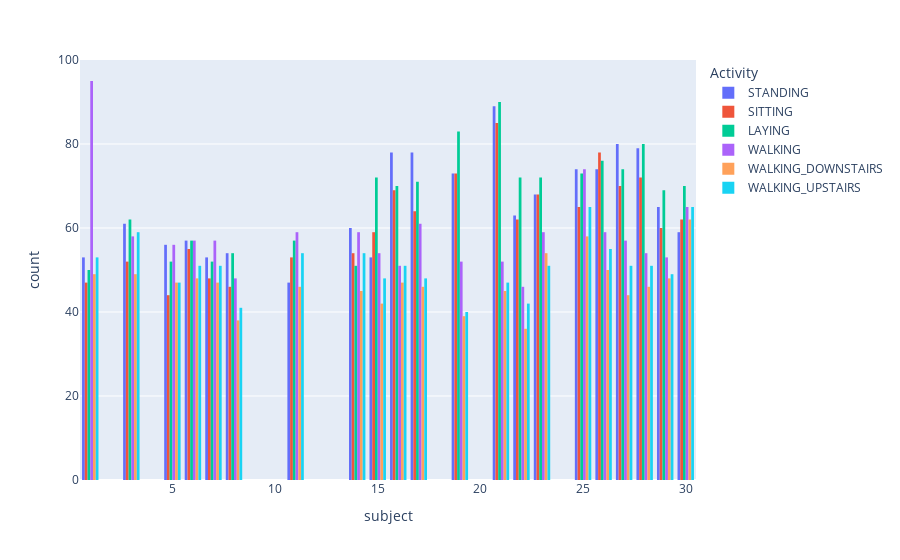

The code cell stored with this chart in its notebook:
### Code cell
#Count Activity for each subject
px.histogram(data_frame=train, x="subject", color="Activity",barmode='group')

### Figure 1 — Plotly figure (JSON) as saved in the notebook; plotly's stock layout.template omitted (floating-point values rounded to 4 significant figures; data arrays with more than 128 entries replaced by an {"elided": "..."} marker saying what was removed)
{"data": [{"alignmentgroup": "True", "bingroup": "x", "hovertemplate": "Activity=STANDING<br>subject=%{x}<br>count=%{y}<extra></extra>", "legendgroup": "STANDING", "marker": {"color": "#636efa", "pattern": {"shape": ""}}, "name": "STANDING", "offsetgroup": "STANDING", "orientation": "v", "showlegend": true, "type": "histogram", "x": {"elided": "1374 int values"}, "xaxis": "x", "yaxis": "y"}, {"alignmentgroup": "True", "bingroup": "x", "hovertemplate": "Activity=SITTING<br>subject=%{x}<br>count=%{y}<extra></extra>", "legendgroup": "SITTING", "marker": {"color": "#EF553B", "pattern": {"shape": ""}}, "name": "SITTING", "offsetgroup": "SITTING", "orientation": "v", "showlegend": true, "type": "histogram", "x": {"elided": "1286 int values"}, "xaxis": "x", "yaxis": "y"}, {"alignmentgroup": "True", "bingroup": "x", "hovertemplate": "Activity=LAYING<br>subject=%{x}<br>count=%{y}<extra></extra>", "legendgroup": "LAYING", "marker": {"color": "#00cc96", "pattern": {"shape": ""}}, "name": "LAYING", "offsetgroup": "LAYING", "orientation": "v", "showlegend": true, "type": "histogram", "x": {"elided": "1407 int values"}, "xaxis": "x", "yaxis": "y"}, {"alignmentgroup": "True", "bingroup": "x", "hovertemplate": "Activity=WALKING<br>subject=%{x}<br>count=%{y}<extra></extra>", "legendgroup": "WALKING", "marker": {"color": "#ab63fa", "pattern": {"shape": ""}}, "name": "WALKING", "offsetgroup": "WALKING", "orientation": "v", "showlegend": true, "type": "histogram", "x": {"elided": "1226 int values"}, "xaxis": "x", "yaxis": "y"}, {"alignmentgroup": "True", "bingroup": "x", "hovertemplate": "Activity=WALKING_DOWNSTAIRS<br>subject=%{x}<br>count=%{y}<extra></extra>", "legendgroup": "WALKING_DOWNSTAIRS", "marker": {"color": "#FFA15A", "pattern": {"shape": ""}}, "name": "WALKING_DOWNSTAIRS", "offsetgroup": "WALKING_DOWNSTAIRS", "orientation": "v", "showlegend": true, "type": "histogram", "x": {"elided": "986 int values"}, "xaxis": "x", "yaxis": "y"}, {"alignmentgroup": "True", "bingroup": "x", "hovertemplate": "Activity=WALKING_UPSTAIRS<br>subject=%{x}<br>count=%{y}<extra></extra>", "legendgroup": "WALKING_UPSTAIRS", "marker": {"color": "#19d3f3", "pattern": {"shape": ""}}, "name": "WALKING_UPSTAIRS", "offsetgroup": "WALKING_UPSTAIRS", "orientation": "v", "showlegend": true, "type": "histogram", "x": {"elided": "1073 int values"}, "xaxis": "x", "yaxis": "y"}], "layout": {"barmode": "group", "legend": {"title": {"text": "Activity"}, "tracegroupgap": 0}, "margin": {"t": 60}, "xaxis": {"anchor": "y", "domain": [0, 1], "title": {"text": "subject"}}, "yaxis": {"anchor": "x", "domain": [0, 1], "title": {"text": "count"}}}}
